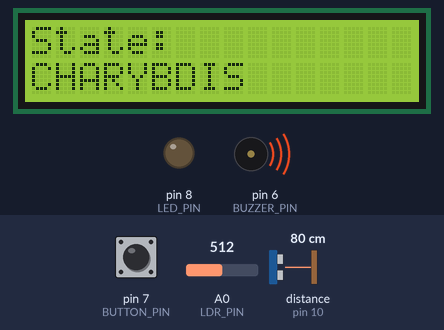
A sketch run on a simulated Arduino Uno, built with avr-gcc and run on an emulated ATmega328P. On the bench: 16×2 character LCD, output pins drawn as LEDs (lit = HIGH), buzzer (waves = sounding). Wiring (inferred from the names in the program): ultrasonic range finder: trigger pin 9; echo pin 10. Dashed ring = blinking. The inputs (shaded band) are chosen by the test bench; at power-on: distance to the obstacle (sensor on pin 10) 80 cm, A0 (LDR_PIN) = 512, pin 7 (BUTTON_PIN) HIGH. The echo pulse lasts 58.3 µs per cm; pins used as bus, display or sensor lines are not drawn.

Above: at 1.2 s.
1.3 s: distance to the obstacle (sensor on pin 10) set to 120 cm
At 2.5 s:
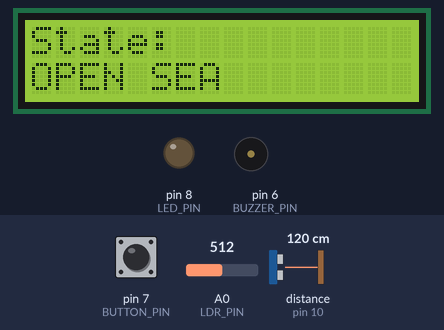
2.8 s: A0 (LDR_PIN) set to 493
At 3.12 s:
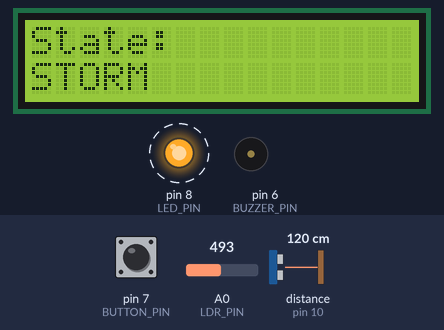
5.1 s: pin 7 (BUTTON_PIN) pulled LOW for 0.15 s
At 6.1 s:
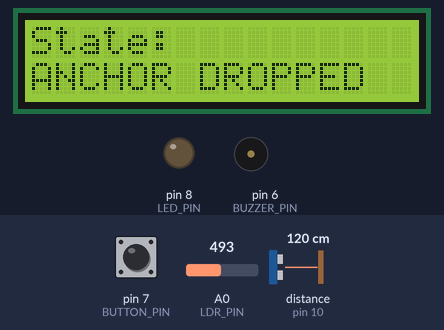
6.7 s: pin 7 (BUTTON_PIN) pulled LOW for 1 s
At 7.06 s:
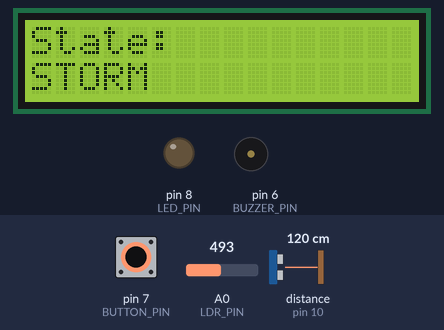
10.7 s: pin 7 (BUTTON_PIN) pulled LOW for 3.2 s
At 11.8 s:
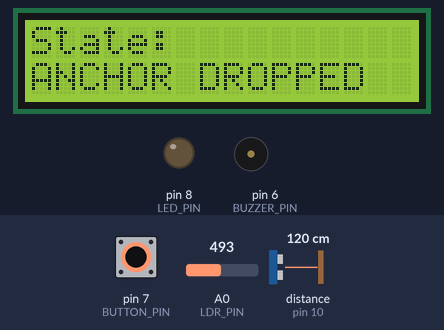
15.4 s: pin 7 (BUTTON_PIN) pulled LOW for 1 s
At 21.9 s:
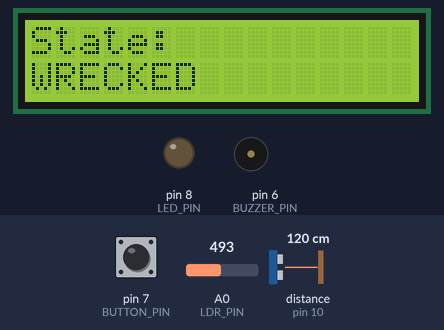
Timing chart, 0 to 22.2 s (numbered marks = the images above; inputs shaded):
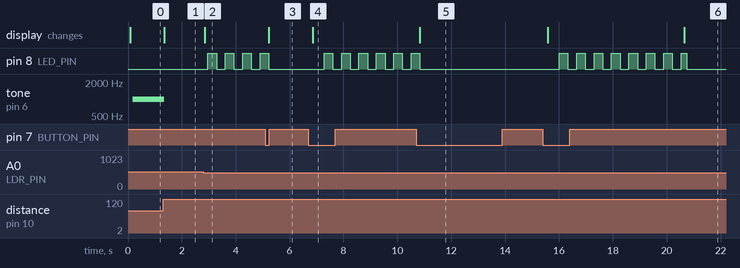

Measured:
- the behaviour switches between 512 and 511 on A0 (LDR_PIN) (found by bisection; images 1 and 2)
- after the input at 1.3 s, tone on pin 6 (BUZZER_PIN): 1000 Hz → silent at once; the display: changes after 0.05 s (image 1)
- after the input at 2.8 s, pin 8 (LED_PIN): alternates HIGH for 0.32 s and LOW for 0.32 s, starting after 0.17 s; the display: changes after 0.06 s (image 2)
- after the input at 5.1 s, pin 8 (LED_PIN): goes on until 5.2 s, then stays LOW; the display: changes after 0.13 s (image 3)
- after the input at 6.7 s, pin 8 (LED_PIN): alternates HIGH for 0.32 s and LOW for 0.32 s, starting after 0.58 s; the display: changes after 0.15 s (image 4)
- after the input at 10.7 s, pin 8 (LED_PIN): goes on until 10.8 s, then stays LOW; the display: changes after 0.14 s (image 5)
- after the input at 15.4 s, pin 8 (LED_PIN): goes 7 × (HIGH 0.32 s, LOW 0.32 s), HIGH 0.21 s, then LOW, starting after 0.61 s; the display: first changes after 0.18 s (image 6 shows a later state)

The sketch:

seds_task_nitya_kapoor1_task2_code_tinkercad.ino
```cpp
#include <LiquidCrystal.h>

const int LCD_RS = 12;
const int LCD_EN = 11;
const int LCD_D4 = 5;
const int LCD_D5 = 4;
const int LCD_D6 = 3;
const int LCD_D7 = 2;

LiquidCrystal lcd(LCD_RS, LCD_EN, LCD_D4, LCD_D5, LCD_D6, LCD_D7);

const int LDR_PIN = A0;
const int TRIG_PIN = 9;
const int ECHO_PIN = 10;
const int BUTTON_PIN = 7;
const int LED_PIN = 8;
const int BUZZER_PIN = 6;

const int LIGHT_THRESHOLD = 512;
const int DISTANCE_THRESHOLD_CM = 100;
const unsigned long WRECK_TIME_MS = 5000;

const int OPEN_SEA = 0;
const int ANCHOR_DROPPED = 1;
const int STORM = 2;
const int CHARYBDIS = 3;
const int WRECKED = 4;

int currentState = OPEN_SEA;

bool anchorDown = false;

bool lastButtonReading = HIGH;
unsigned long lastDebounceTime = 0;
const unsigned long DEBOUNCE_MS = 50;

unsigned long dangerStartTime = 0;

unsigned long lastBlinkTime = 0;
bool ledOn = false;
const unsigned long BLINK_INTERVAL_MS = 300;


void setup() {
  lcd.begin(16, 2);

  pinMode(TRIG_PIN, OUTPUT);
  pinMode(ECHO_PIN, INPUT);
  pinMode(BUTTON_PIN, INPUT_PULLUP);
  pinMode(LED_PIN, OUTPUT);
  pinMode(BUZZER_PIN, OUTPUT);

  Serial.begin(9600);

  showState();
}


void loop() {

  if (currentState == WRECKED) {
    digitalWrite(LED_PIN, LOW);
    noTone(BUZZER_PIN);
    return;
  }

  handleButton();

  int lightLevel = analogRead(LDR_PIN);
  long distanceCm = readDistanceCm();

  bool stormCondition = lightLevel < LIGHT_THRESHOLD;

  bool charybdisCondition =
    distanceCm > 0 &&
    distanceCm < DISTANCE_THRESHOLD_CM;

  if (anchorDown) {

    digitalWrite(LED_PIN, LOW);
    noTone(BUZZER_PIN);

  } else {

    updateDangerState(stormCondition, charybdisCondition);
  }

  showState();

  delay(100);
}


void handleButton() {

  bool reading = digitalRead(BUTTON_PIN);

  if (reading != lastButtonReading) {
    lastDebounceTime = millis();
  }

  if ((millis() - lastDebounceTime) > DEBOUNCE_MS) {

    static bool stableState = HIGH;

    if (reading != stableState) {

      stableState = reading;

      if (stableState == LOW) {
        toggleAnchor();
      }
    }
  }

  lastButtonReading = reading;
}


void toggleAnchor() {

  anchorDown = !anchorDown;

  if (anchorDown) {
    currentState = ANCHOR_DROPPED;
  } else {
    currentState = OPEN_SEA;
  }
}


void updateDangerState(
  bool stormCondition,
  bool charybdisCondition
) {

  bool inStorm = (currentState == STORM);
  bool inCharybdis = (currentState == CHARYBDIS);

  if (!inStorm && !inCharybdis) {

    if (stormCondition) {

      enterDanger(STORM);

    } else if (charybdisCondition) {

      enterDanger(CHARYBDIS);

    } else {

      currentState = OPEN_SEA;
    }

    return;
  }

  bool stillActive;

  if (inStorm) {
    stillActive = stormCondition;
  } else {
    stillActive = charybdisCondition;
  }

  if (!stillActive) {

    currentState = OPEN_SEA;

    digitalWrite(LED_PIN, LOW);
    noTone(BUZZER_PIN);

    return;
  }

  if (millis() - dangerStartTime >= WRECK_TIME_MS) {

    currentState = WRECKED;

    return;
  }

  if (inStorm) {

    blinkLed();
    noTone(BUZZER_PIN);

  } else {

    digitalWrite(LED_PIN, LOW);
    tone(BUZZER_PIN, 1000);
  }
}


void enterDanger(int newState) {

  currentState = newState;
  dangerStartTime = millis();
}


void blinkLed() {

  if (millis() - lastBlinkTime >= BLINK_INTERVAL_MS) {

    lastBlinkTime = millis();

    ledOn = !ledOn;

    digitalWrite(
      LED_PIN,
      ledOn ? HIGH : LOW
    );
  }
}


long readDistanceCm() {

  digitalWrite(TRIG_PIN, LOW);
  delayMicroseconds(2);

  digitalWrite(TRIG_PIN, HIGH);
  delayMicroseconds(10);

  digitalWrite(TRIG_PIN, LOW);

  long duration = pulseIn(
    ECHO_PIN,
    HIGH,
    30000
  );

  if (duration == 0) {
    return -1;
  }

  return duration * 0.034 / 2;
}


void showState() {

  static int lastShown = -1;

  if (currentState == lastShown) {
    return;
  }

  lastShown = currentState;

  lcd.clear();

  lcd.setCursor(0, 0);
  lcd.print("State:");

  lcd.setCursor(0, 1);

  if (currentState == OPEN_SEA) {

    lcd.print("OPEN SEA");

  } else if (currentState == ANCHOR_DROPPED) {

    lcd.print("ANCHOR DROPPED");

  } else if (currentState == STORM) {

    lcd.print("STORM");

  } else if (currentState == CHARYBDIS) {

    lcd.print("CHARYBDIS");

  } else if (currentState == WRECKED) {

    lcd.print("WRECKED");
  }
}
```
